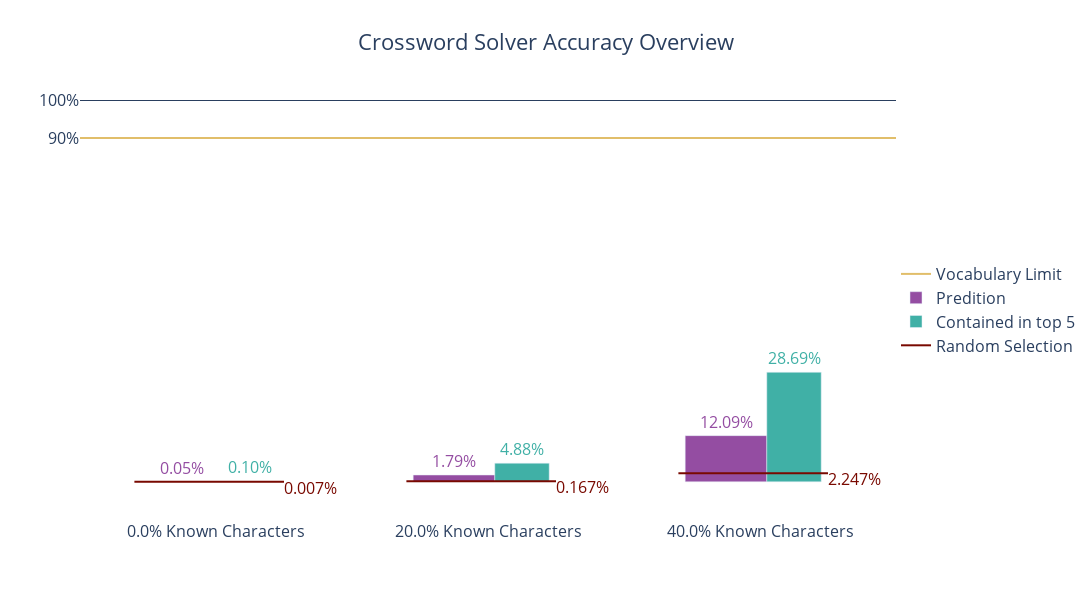

Notebook code for this chart:
### Markdown cell above
### Visualize Results

### Code cell
import plotly.graph_objs as go
from plotly.offline import iplot, init_notebook_mode

def chart_results():
    LABELS = [x.replace('_',' ').title() for x in KNOWN_CHARACTER_SETTINGS]
    PRIMARY_WIDTH = 0.3
    SECONDARY_WIDTH = 0.2
    BARGAP = 0.5
    VOCAB_LIMIT = 0.9002
    predictions = []
    top5 = []
    random_y = []
    random_x = []
    
    for known_chars in KNOWN_CHARACTER_SETTINGS:
        
        predicted_words = pd.read_csv(DATA_FOLDER+f"{known_chars}_words.csv", index_col= 0)
        results = pd.concat([y_test,predicted_words],axis=1)
        prediction_accuracy = ((results['answer'] == results['0']).value_counts(normalize=True)).loc[True]
        
        top5_accuracy = (((results['answer'] == results['0']) |
                        (results['answer'] == results['1']) | 
                        (results['answer'] == results['2']) | 
                        (results['answer'] == results['3']) |
                        (results['answer'] == results['4'])).value_counts(normalize=True)).loc[True]
        
        random_words = pd.read_csv(DATA_FOLDER+f"{known_chars}_random_words.csv", index_col= 0)
        random_results = pd.concat([y_test,random_words],axis=1)
        random_accuracy = ((random_results['answer'] == random_results['0']).value_counts(normalize=True)).loc[True]
    
        predictions.append(prediction_accuracy)
        top5.append(top5_accuracy)
        random_y += [random_accuracy,random_accuracy, None]
        
    for i in range(len(LABELS)):
        pos1 = i+0.2
        pos2 = i+0.75
        random_x += [pos1, pos2, None]
        
    fig = go.Figure()
    
    vocab_limit = go.Scatter( 
                                name='Vocabulary Limit', 
                                x=[0,len(LABELS)],
                                y=[VOCAB_LIMIT,VOCAB_LIMIT],
                                mode='lines',
                                xaxis='x2',marker_color= COLOR_4)
    
    trace_predictions = go.Bar( 
                                name= 'Predition',
                                x= LABELS, 
                                y= predictions,
                                text= predictions,
                                textposition= 'outside',
                                texttemplate= '%{text:0.2%}', 
                                textfont= dict(color=COLOR_1),
                                marker_color= COLOR_1,
                                width= PRIMARY_WIDTH)
    
    trace_top5 = go.Bar( 
                                name= 'Contained in top 5', 
                                x= LABELS, 
                                y= top5,
                                text= top5,
                                textposition= 'outside',
                                texttemplate= '%{text:0.2%}',
                                textfont= dict(color=COLOR_2), 
                                marker_color= COLOR_2,
                                width= SECONDARY_WIDTH)
    
    r_selection = go.Scatter(
                                xaxis='x2',
                                mode='lines',
                                x=random_x,
                                y=random_y,
                                name='Random Selection', 
                                marker_color= COLOR_5)
    
    r_text = go. Scatter(       
                                xaxis='x2',
                                mode='text',
                                showlegend=False,
                                x=[x  if i % len(LABELS) == 1 else None for i, x in enumerate(random_x)],
                                y=[y  if i % len(LABELS) == 1 else None for i, y in enumerate(random_y)],
                                texttemplate= '%{text:0.3%}',
                                text=[y  if i % len(LABELS) == 1 else None for i, y in enumerate(random_y)],
                                textposition = "bottom right",
                                textfont= dict(color=COLOR_5))

    fig.add_traces([vocab_limit, trace_predictions,trace_top5, r_selection,r_text])
    
    
    fig.update_layout(          width= 1200, 
                                height= 600,
                                plot_bgcolor= 'white', 
                                title = 'Crossword Solver Accuracy Overview',
                                title_x=0.5,
                                barmode = 'group',
                                bargap = BARGAP,
                                legend_x = 1, 
                                legend_y = 0.5,
                                font=dict( size= 16)
                                )
    
    fig.update_yaxes(           
                                tickformat= '.0%',
                                tickmode= 'array',
                                tickvals= [VOCAB_LIMIT,1], 
                                range= [-0.1,1]),
    
    fig.layout.xaxis2 = go.layout.XAxis(overlaying='x', 
                                        range=[0, len(trace_predictions.x)], 
                                        showticklabels=False)


    fig.add_hline(y=1)
    fig.show()
    
chart_results()

### Figure 1 — Plotly figure (JSON) as saved in the notebook; plotly's stock layout.template omitted (floating-point values rounded to 4 significant figures)
{"data": [{"marker": {"color": "#E1BE6A"}, "mode": "lines", "name": "Vocabulary Limit", "type": "scatter", "x": [0, 3], "xaxis": "x2", "y": [0.9002, 0.9002]}, {"marker": {"color": "#944DA2"}, "name": "Predition", "text": ["0.00046666666666666666", "0.017866666666666666", "0.12093333333333334"], "textfont": {"color": "#944DA2"}, "textposition": "outside", "texttemplate": "%{text:0.2%}", "type": "bar", "width": 0.3, "x": ["0.0% Known Characters", "20.0% Known Characters", "40.0% Known Characters"], "y": [0.0004667, 0.01787, 0.1209]}, {"marker": {"color": "#40B0A6"}, "name": "Contained in top 5", "text": ["0.001", "0.0488", "0.28686666666666666"], "textfont": {"color": "#40B0A6"}, "textposition": "outside", "texttemplate": "%{text:0.2%}", "type": "bar", "width": 0.2, "x": ["0.0% Known Characters", "20.0% Known Characters", "40.0% Known Characters"], "y": [0.001, 0.0488, 0.2869]}, {"marker": {"color": "#790900"}, "mode": "lines", "name": "Random Selection", "type": "scatter", "x": [0.2, 0.75, null, 1.2, 1.75, null, 2.2, 2.75, null], "xaxis": "x2", "y": [6.667e-05, 6.667e-05, null, 0.001667, 0.001667, null, 0.02247, 0.02247, null]}, {"mode": "text", "showlegend": false, "text": [null, "6.666666666666667e-05", null, null, "0.0016666666666666668", null, null, "0.022466666666666666", null], "textfont": {"color": "#790900"}, "textposition": "bottom right", "texttemplate": "%{text:0.3%}", "type": "scatter", "x": [null, 0.75, null, null, 1.75, null, null, 2.75, null], "xaxis": "x2", "y": [null, 6.667e-05, null, null, 0.001667, null, null, 0.02247, null]}], "layout": {"bargap": 0.5, "barmode": "group", "font": {"size": 16}, "height": 600, "legend": {"x": 1, "y": 0.5}, "plot_bgcolor": "white", "shapes": [{"type": "line", "x0": 0, "x1": 1, "xref": "x domain", "y0": 1, "y1": 1, "yref": "y"}], "title": {"text": "Crossword Solver Accuracy Overview", "x": 0.5}, "width": 1200, "xaxis2": {"overlaying": "x", "range": [0, 3], "showticklabels": false}, "yaxis": {"range": [-0.1, 1], "tickformat": ".0%", "tickmode": "array", "tickvals": [0.9002, 1]}}}
